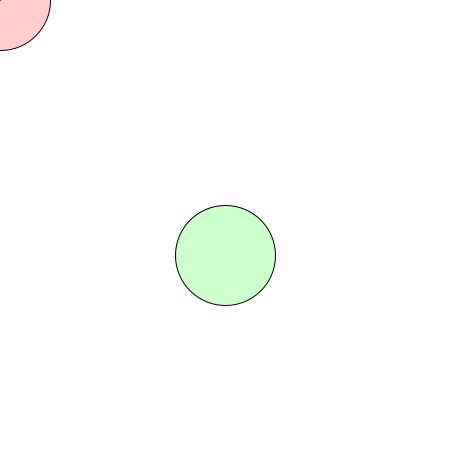
Frame 1 (no input)
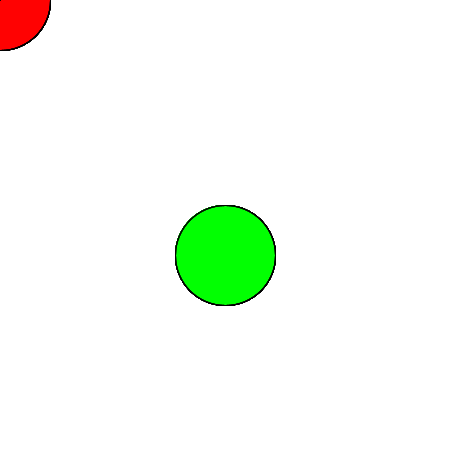
Frame 60 (the mouse pressed at the canvas centre just before this capture)
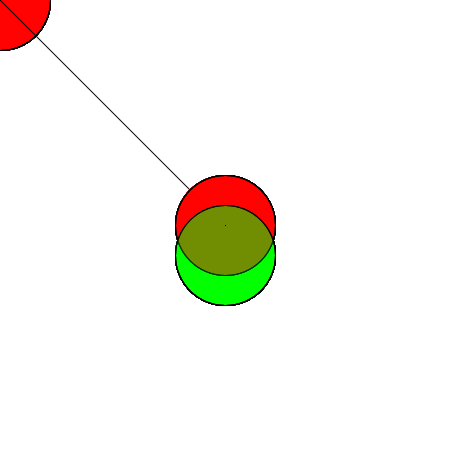
Frame 120 (the mouse held since frame 60 and released just before this capture)

The Processing sketch that drew these frames (run headless with seeded random() and noise(); from frame 60 on, the mouse is pressed at the canvas centre):

// Processing sketch: color_theory
// ── color_theory.pde
void setup(){
  size(450,450);
  background(255);
}

void draw() {
  stroke(0);
  fill(255,0,0,50);
  ellipse(mouseX, mouseY, 100,100);
  fill(0,255,0,50);
  ellipse(225, 255, 100,100);
  stroke(5);
  line(mouseX, mouseY, pmouseX, pmouseY);
}
